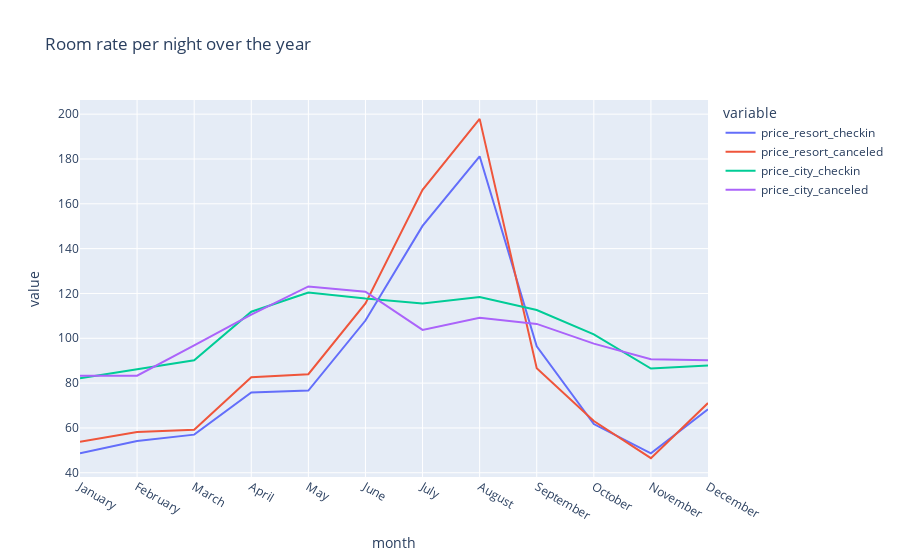

The code cell stored with this chart in its notebook:
### Code cell
px.line(final, x='month', y=['price_resort_checkin', 'price_resort_canceled', 'price_city_checkin', 'price_city_canceled'],
       title='Room rate per night over the year')

### Figure 1 — Plotly figure (JSON) as saved in the notebook; plotly's stock layout.template omitted (floating-point values rounded to 4 significant figures)
{"data": [{"hovertemplate": "variable=price_resort_checkin<br>month=%{x}<br>value=%{y}<extra></extra>", "legendgroup": "price_resort_checkin", "line": {"color": "#636efa", "dash": "solid"}, "mode": "lines", "name": "price_resort_checkin", "orientation": "v", "showlegend": true, "type": "scatter", "x": ["January", "February", "March", "April", "May", "June", "July", "August", "September", "October", "November", "December"], "xaxis": "x", "y": [48.71, 54.15, 57.01, 75.87, 76.66, 107.9, 150.1, 181.2, 96.42, 61.73, 48.68, 68.32], "yaxis": "y"}, {"hovertemplate": "variable=price_resort_canceled<br>month=%{x}<br>value=%{y}<extra></extra>", "legendgroup": "price_resort_canceled", "line": {"color": "#EF553B", "dash": "solid"}, "mode": "lines", "name": "price_resort_canceled", "orientation": "v", "showlegend": true, "type": "scatter", "x": ["January", "February", "March", "April", "May", "June", "July", "August", "September", "October", "November", "December"], "xaxis": "x", "y": [53.79, 58.15, 59.23, 82.62, 83.96, 115.6, 166.2, 197.9, 86.64, 63.07, 46.53, 71.1], "yaxis": "y"}, {"hovertemplate": "variable=price_city_checkin<br>month=%{x}<br>value=%{y}<extra></extra>", "legendgroup": "price_city_checkin", "line": {"color": "#00cc96", "dash": "solid"}, "mode": "lines", "name": "price_city_checkin", "orientation": "v", "showlegend": true, "type": "scatter", "x": ["January", "February", "March", "April", "May", "June", "July", "August", "September", "October", "November", "December"], "xaxis": "x", "y": [82.16, 86.18, 90.17, 111.9, 120.4, 117.7, 115.6, 118.4, 112.6, 101.7, 86.5, 87.86], "yaxis": "y"}, {"hovertemplate": "variable=price_city_canceled<br>month=%{x}<br>value=%{y}<extra></extra>", "legendgroup": "price_city_canceled", "line": {"color": "#ab63fa", "dash": "solid"}, "mode": "lines", "name": "price_city_canceled", "orientation": "v", "showlegend": true, "type": "scatter", "x": ["January", "February", "March", "April", "May", "June", "July", "August", "September", "October", "November", "December"], "xaxis": "x", "y": [83.34, 83.32, 96.86, 110.6, 123.1, 120.8, 103.7, 109.1, 106.4, 97.62, 90.62, 90.16], "yaxis": "y"}], "layout": {"legend": {"title": {"text": "variable"}, "tracegroupgap": 0}, "title": {"text": "Room rate per night over the year"}, "xaxis": {"anchor": "y", "domain": [0, 1], "title": {"text": "month"}}, "yaxis": {"anchor": "x", "domain": [0, 1], "title": {"text": "value"}}}}
